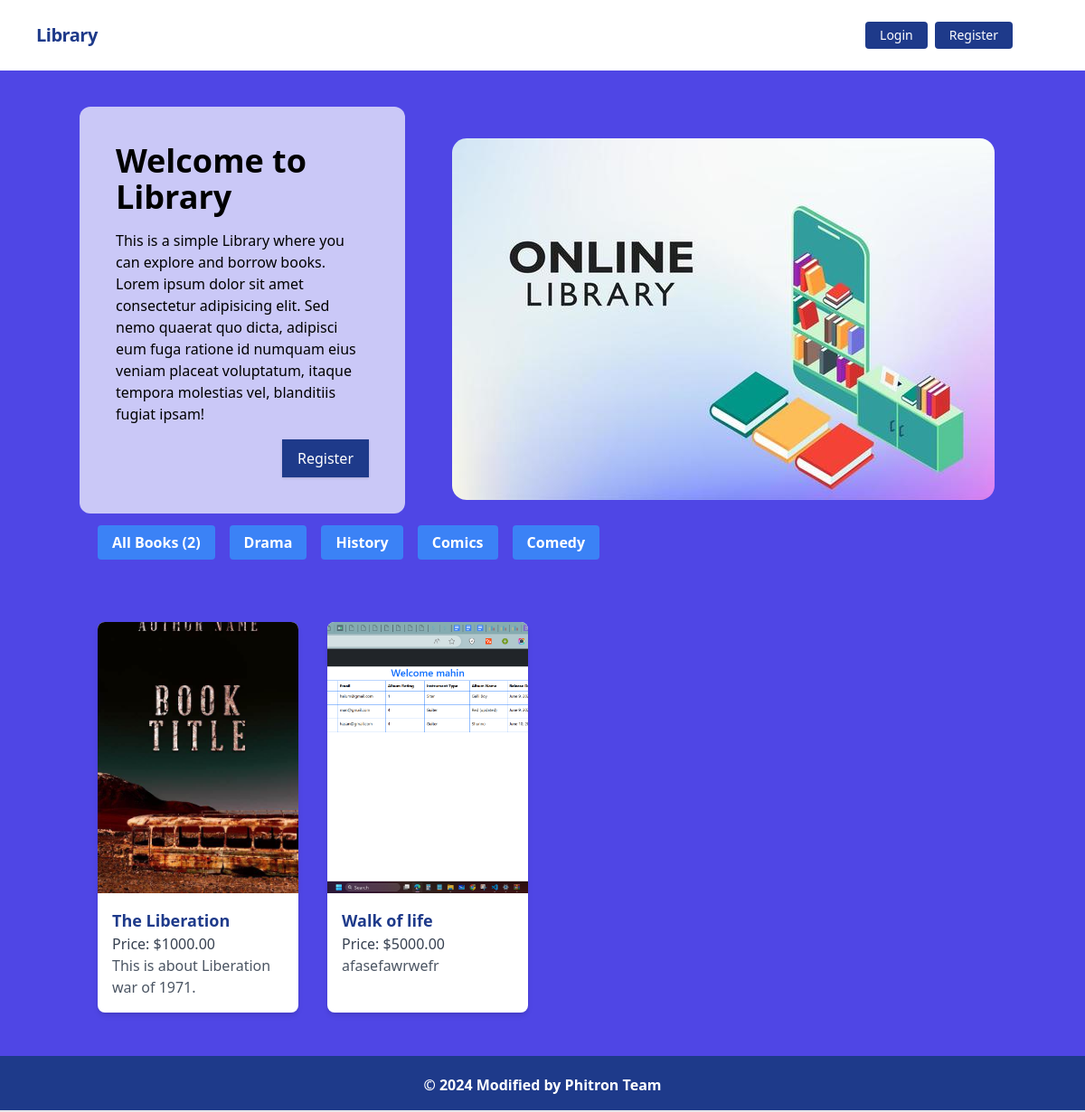
The page / on the database its author committed.
### library/models.py (models this page shows, shortened)
class Category(models.Model):
    name = models.CharField(max_length=50)

class Book(models.Model):
    title = models.CharField(max_length=100)
    author = models.CharField(max_length=50)
    publication_date = models.DateField(default=timezone.now)
    description = models.TextField()
    image = models.ImageField(upload_to='book_images/')
    borrowing_price = models.DecimalField(max_digits=10, decimal_places=2)
    category = models.ManyToManyField(Category)

### core/views.py (the view)
# urls.py: path('', HomeView.as_view(), name='home'),
class HomeView(ListView):
    model = Book
    template_name = 'index.html'
    context_object_name = 'books'
    paginate_by = 10
    def get_queryset(self):
        queryset = super().get_queryset()
        category_name = self.request.GET.get('category')
        if category_name:
            queryset = queryset.filter(category__name=category_name)
        return queryset
    def get_context_data(self, **kwargs):
        context = super().get_context_data(**kwargs)
        context['categories'] = Category.objects.all()
        return context

### core/templates/index.html (shortened to what this page needs)
{% extends 'base.html' %}
{% load static %}
{% block body %}
<div>
    <div class="container mx-auto flex flex-wrap items-center gap-10 mt-10">
        <div class="flex-1 bg-white bg-opacity-70 p-10 rounded-xl">
            <h1 class="font-bold text-4xl mb-4">Welcome to Library</h1>
            <p class="leading-normal mb-4">
                This is a simple Library where you can explore and borrow books. Lorem ipsum dolor sit amet consectetur adipisicing elit. Sed nemo quaerat quo dicta, adipisci eum fuga ratione id numquam eius veniam placeat voluptatum, itaque tempora molestias vel, blanditiis fugiat ipsam!
            </p>
            <div class="flex justify-end">
                <a href="{% url 'register' %}" class="bg-blue-900 text-white hover:bg-white hover:text-blue-900 hover:border-blue-900 shadow hover:shadow-lg py-2 px-4 border border-transparent rounded-none">Register</a>
            </div>
        </div>
        <div class="flex flex-wrap justify-center px-3 pt-5">
            <img class="rounded-2xl" src="{% static 'img/library.jpg' %}" alt="Library">
        </div>
    </div>
    <div class="flex flex-wrap m-3">
        <div class="m-2">
            <a href="{% url 'home' %}" class="bg-blue-500 hover:bg-blue-700 text-white font-bold py-2 px-4 rounded">All Books ({{ books.count }})</a>
        </div>
        {% for category in categories %}
        <div class="m-2">
            <a href="?category={{ category.name }}" class="bg-blue-500 hover:bg-blue-700 text-white font-bold py-2 px-4 rounded">{{ category.name }}</a>
        </div>
        {% endfor %}
    </div>
    <div class="container mt-10">
        <div class="grid grid-cols-1 sm:grid-cols-2 md:grid-cols-3 lg:grid-cols-4 gap-4 px-3 pt-5">
            {% for book in books %}
            <div class="bg-white shadow-md rounded-lg overflow-hidden m-2">
                <div class="bg-cover" style="height: 300px; background-size: cover; background-position: center; background-repeat: no-repeat;
                    {% if book.image %}
                        background-image: url('{{ book.image.url }}');
                    {% else %}
                        background-image: url('{% static 'img/default-book.jpg' %}');
                    {% endif %}">
                </div>
                <div class="p-4">
                    <h5 class="font-bold text-lg">
                        <a href="{% url 'home' %}" class="text-blue-900 hover:text-red-700">{{ book.title }}</a>
                    </h5>
                    <h3 class="text-gray-700">Price: ${{ book.borrowing_price }}</h3>
                    <p class="text-gray-600">{{ book.description|truncatechars:100 }}</p>
                </div>
            </div>
            {% endfor %}
        </div>
    </div>
</div>
{% endblock %}

### core/templates/base.html (shortened to what this page needs)
{% load static %}
<!DOCTYPE html>
<html lang="en">
<head>
    <link href="https://cdn.jsdelivr.net/npm/tailwindcss@2.2.19/dist/tailwind.min.css" rel="stylesheet">
</head>
<body class="bg-indigo-600">
    {% include 'navbar.html' %}
    <div class="content lg:container lg:mx-auto">
        {% block body %}{% endblock %}
    </div>
    {% include 'footer.html' %}
</body>
</html>

### core/templates/navbar.html (shortened to what this page needs)
<nav class="flex items-center justify-between flex-wrap bg-white p-6 px-10">
    <div class="flex items-center flex-shrink-0 text-white mr-6">
        <span class="font-semibold text-xl tracking-tight text-blue-900"><a href="{% url 'home' %}">Library</a></span>
    </div>
    <div class="w-full block flex-grow lg:flex lg:items-center lg:w-auto px-10">
        {% if request.user.is_authenticated %}
            <div class="text-md lg:flex-grow">
                <a href="{% url 'home' %}" class="block mt-4 lg:inline-block lg:mt-0 text-blue-900 hover:text-red-900 hover:font-black mr-4">
                    Report
                </a>
                <a href="{% url 'deposit' %}" class="block mt-4 lg:inline-block lg:mt-0 text-blue-900 hover:text-red-900 hover:font-black mr-4">
                    Deposit
                </a>
                <a href="{% url 'add_book' %}" class="block mt-4 lg:inline-block lg:mt-0 text-blue-900 hover:text-red-900 hover:font-black mr-4">
                    Add Book
                </a>
                <a href="{% url 'add_category' %}" class="block mt-4 lg:inline-block lg:mt-0 text-blue-900 hover:text-red-900 hover:font-black mr-4">
                    Add Category
                </a>
            </div>
            <div class="flex w-auto">
                <div class="text-blue-900 my-auto font-black px-5">Welcome, {{ request.user.username }} (balance : {{request.user.useraccount.balance}}) </div>
                <a href="{% url 'profile' %}" class="mx-2 inline-block font-medium text-sm px-4 py-2 leading-none bg-blue-900 rounded text-white border-white hover:border-transparent hover:text-dark hover:bg-red-700 mt-4 lg:mt-0">Profile</a>
                <form action="{% url 'logout' %}" method="post">
                    {% csrf_token %}
                    <button type="submit" class="mx-2 inline-block font-medium text-sm px-4 py-2 leading-none bg-blue-900 rounded text-white border-white hover:border-transparent hover:text-dark hover:bg-red-700 mt-4 lg:mt-0">Logout</button>
                </form>
            </div>
        {% else %}
            <div>
                <a href="{% url 'login' %}" class="mr-2 inline-block font-medium text-sm px-4 py-2 leading-none bg-blue-900 rounded text-white border-white hover:border-transparent hover:text-gray-800 hover:bg-red-700 mt-4 lg:mt-0">Login</a>
            </div>
            <div>
                <a href="{% url 'register' %}" class="inline-block font-medium text-sm px-4 py-2 leading-none bg-blue-900 rounded text-white border-white hover:border-transparent hover:text-gray-800 hover:bg-white mt-4 lg:mt-0">Register</a>
            </div>
        {% endif %}
    </div>
</nav>

### core/templates/footer.html
<footer class="footer bg-blue-900 text-white relative border-b-2 mt-10">
    <div class="container mx-auto px-6">
        <div class="mt-5 flex flex-col items-center">
            <div class="sm:w-2/3 text-center py-0 pb-2">
                <p class="text-md text-white font-bold mb-2">
                    © {% now "Y" %} Modified by Phitron Team
                </p>
            </div>
        </div>
    </div>
</footer>

### core/templates/base.html (style rules this page uses)
html, body { height: 100%; margin: 0; }
body { display: flex; flex-direction: column; }
.content { flex: 1; }

### rows shown on the page
Category: name "Drama"
Category: name "History"
Category: name "Comics"
Category: name "Comedy"
Book: image (picture), title "The Liberation", borrowing_price "1000.00", description "This is about Liberation war of 1971."
Book: image (picture), title "Walk of life", borrowing_price "5000.00", description "afasefawrwefr"

### other values the page prints
{{ books.count }} "2"
